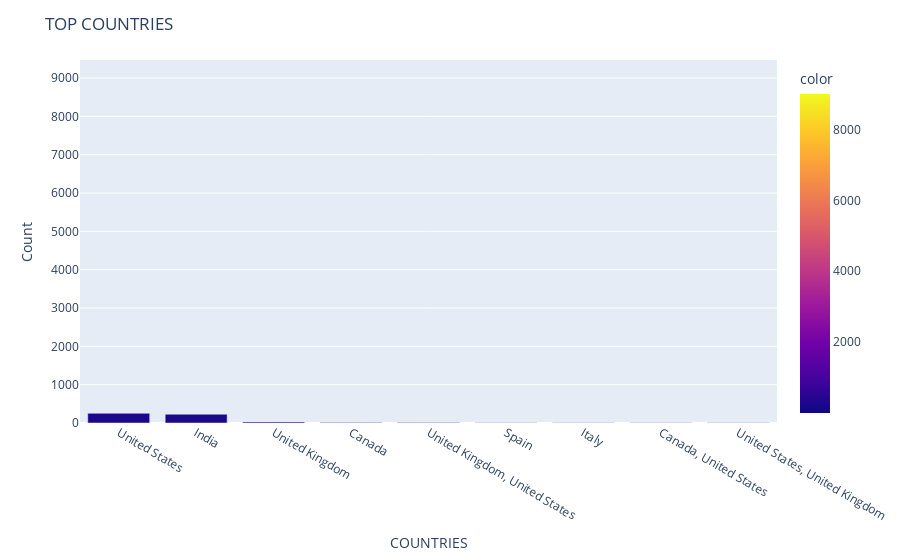

Notebook cell for this chart:
### Code cell
tc = px.bar(x = [i[0] for i in topcountries],y = [i[1] for i in topcountries],color=[i[1] for i in topcountries])
tc.update_layout(title = 'TOP COUNTRIES',xaxis_title = 'COUNTRIES',yaxis_title = 'Count')

### Figure 1 — Plotly figure (JSON) as saved in the notebook; plotly's stock layout.template omitted (floating-point values rounded to 4 significant figures)
{"data": [{"alignmentgroup": "True", "hovertemplate": "x=%{x}<br>y=%{y}<br>color=%{marker.color}<extra></extra>", "legendgroup": "", "marker": {"color": [8996, 253, 229, 28, 16, 12, 8, 8, 7, 6], "coloraxis": "coloraxis", "pattern": {"shape": ""}}, "name": "", "offsetgroup": "", "orientation": "v", "showlegend": false, "textposition": "auto", "type": "bar", "x": [null, "United States", "India", "United Kingdom", "Canada", "United Kingdom, United States", "Spain", "Italy", "Canada, United States", "United States, United Kingdom"], "xaxis": "x", "y": [8996, 253, 229, 28, 16, 12, 8, 8, 7, 6], "yaxis": "y"}], "layout": {"barmode": "relative", "coloraxis": {"colorbar": {"title": {"text": "color"}}, "colorscale": [[0, "#0d0887"], [0.1111, "#46039f"], [0.2222, "#7201a8"], [0.3333, "#9c179e"], [0.4444, "#bd3786"], [0.5556, "#d8576b"], [0.6667, "#ed7953"], [0.7778, "#fb9f3a"], [0.8889, "#fdca26"], [1, "#f0f921"]]}, "legend": {"tracegroupgap": 0}, "margin": {"t": 60}, "title": {"text": "TOP COUNTRIES"}, "xaxis": {"anchor": "y", "domain": [0, 1], "title": {"text": "COUNTRIES"}}, "yaxis": {"anchor": "x", "domain": [0, 1], "title": {"text": "Count"}}}}
